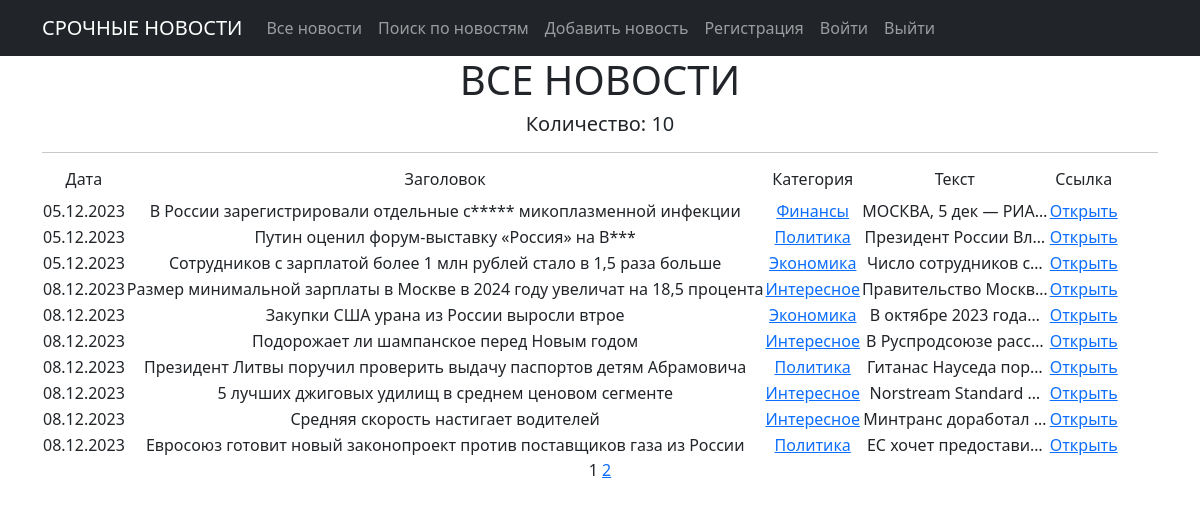
Before: / with the older database file.
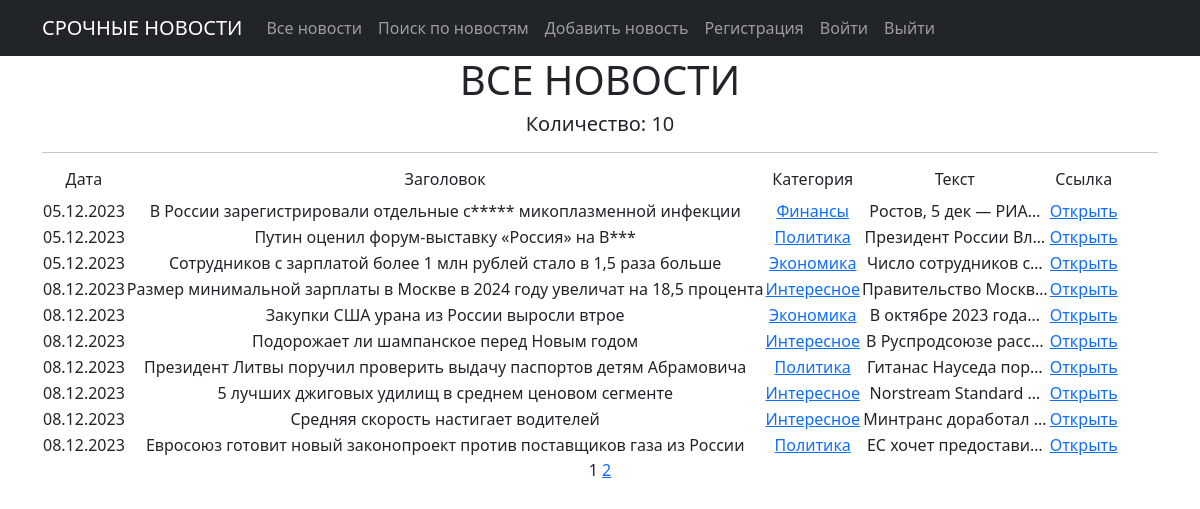
After: the same page with the newer database file.
### news/models.py (models this page shows, shortened)
class Post(models.Model):
    author = models.ForeignKey(Author, on_delete=models.CASCADE)
    NEWS = 'NW'
    ARTICLE = 'AR'
    CATEGORY_CHOICES = ((NEWS, 'Новость'), (ARTICLE, 'Статья'),)
    categoryType = models.CharField(max_length=2, choices=CATEGORY_CHOICES, default=ARTICLE)
    dateCreation = models.DateTimeField(auto_now_add=True)
    postCategory = models.ManyToManyField('Category', through='PostCategory')
    title = models.CharField(max_length=128)
    text = models.TextField()
    rating = models.SmallIntegerField(default=0)

### news/views.py (the view)
# urls.py: path('', NewsList.as_view(), name='news'),
class NewsList(ListView):
    model = Post
    ordering = 'dateCreation'
    template_name = 'news.html'
    context_object_name = 'news'
    paginate_by = 10
    def get_queryset(self):
        queryset = super().get_queryset()
        self.filterset = PostFilter(self.request.GET, queryset)
        return self.filterset.qs
    def get_context_data(self, **kwargs):
        context = super().get_context_data(**kwargs)
        context['filterset'] = self.filterset
        return context

### news/models.py (called while the page is built)
    def __str__(self):
        return self.name

### news/templatetags/custom_filters.py (called while the page is built)
@register.filter()
def censor(text):
    if type(text) == str:
        text = text.split()
        for i, word in enumerate(text):
            if word in words:
                text[i] = word[0] + '*' * len(word[1:])
        return ' '.join(text)
    else:
        return "Не текст!"

### news/templatetags/custom_tags.py (called while the page is built)
@register.simple_tag(takes_context=True)
def url_replace(context, **kwargs):
    d = context['request'].GET.copy()
    for k, v in kwargs.items():
        d[k] = v
    return d.urlencode()

### templates/news.html (shortened to what this page needs)
{% extends 'flatpages/default.html' %}
{% load custom_filters %}
{% load custom_tags %}
{% load cache %}
{% cache 60 content %}
{% block content %}
    <h1>ВСЕ НОВОСТИ</h1>
    <h5>Количество: {{ news|length }}</h5>
       <hr>
    {% if news %}
        <table>
           <tr>
               <td><h6> Дата </h6></td>
               <td><h6> Заголовок </h6></td>
               <td><h6> Категория </h6></td>
               <td><h6> Текст </h6></td>
               <td><h6> Ссылка </h6></td>
           </tr>
          {% for n in news %}
           <tr>
               <td>{{ n.dateCreation|date:'d.m.Y' }}</td>
               <td>{{ n.title|censor }}</td>
               <td>
                   {% for category in n.postCategory.all %}
                       <a href="{% url 'category_list' category.id %}">{{ category }}</a>
                   {% endfor %}
               </td>
               <td>{{ n.text|truncatechars:20|censor }}</td>
               <td><a href="./{{ n.pk }}">Открыть</a></td>
           </tr>
           {% endfor %}
        </table>
   {% else %}
       <h2>Новостей нет!</h2>
   {% endif %}
   {{ page_obj.number }}
   {% if page_obj.has_next %}
       <a href="?{% url_replace page=page_obj.next_page_number %}">{{ page_obj.next_page_number }}</a>
   {% endif %}
{% endblock content %}
{% endcache %}

Changed rows visible on the page:
changed Post "В России зарегистрировали отдельные с***** микоплазменной инфекции": text|censor "МОСКВА, 5 дек — РИА…" → "Ростов, 5 дек — РИА…"
